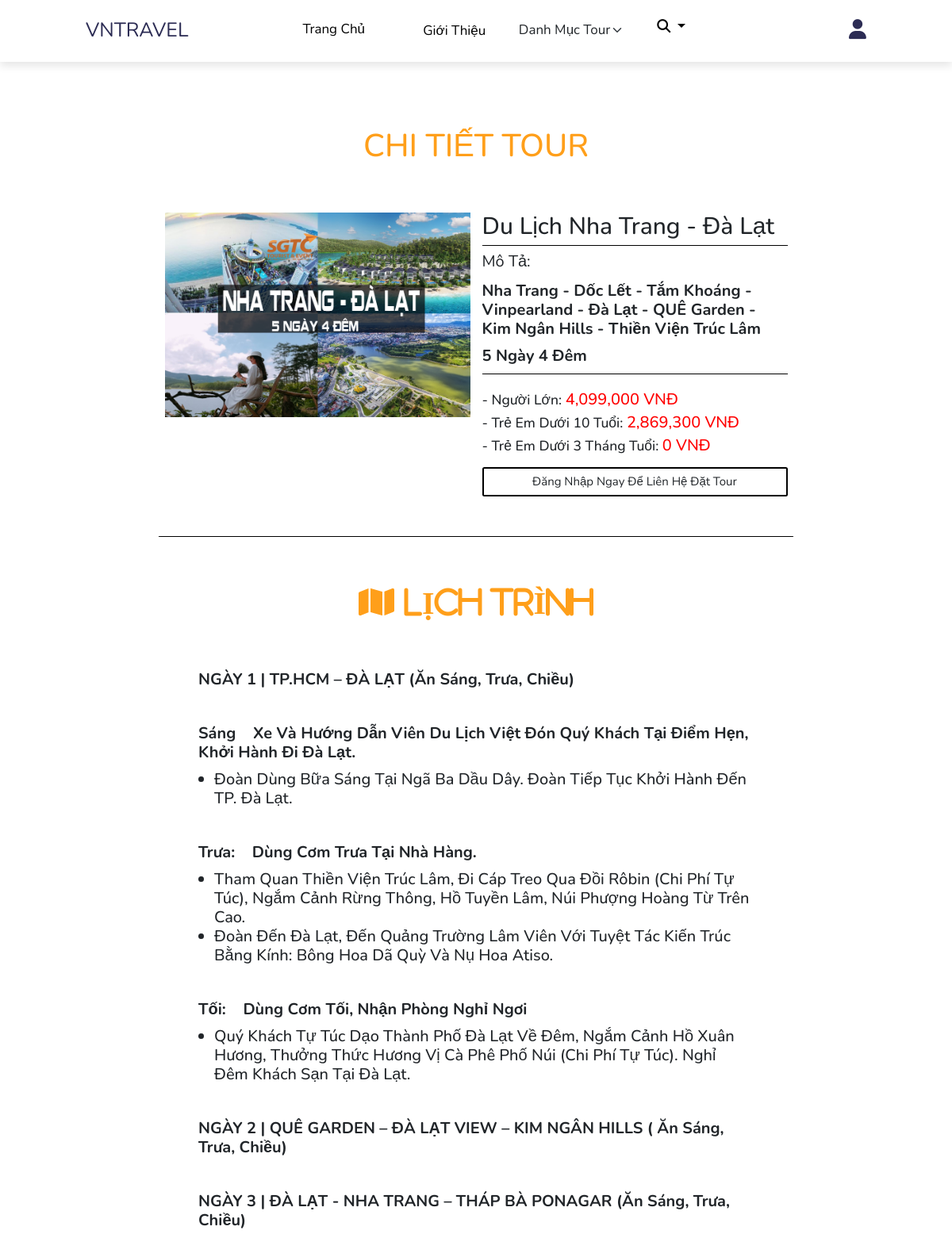
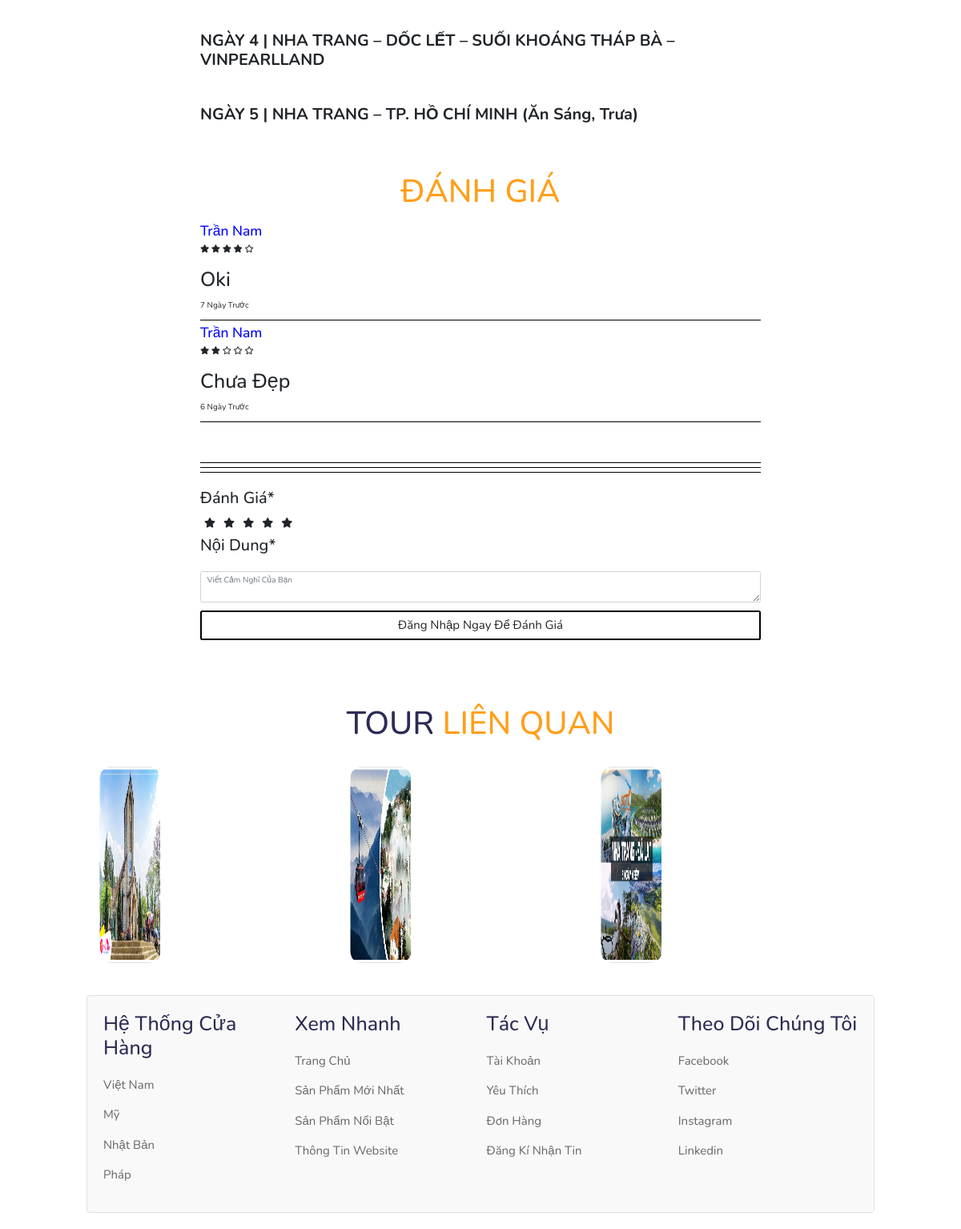
The page /detail?id=1 on the database its author committed (2 pictures, top to bottom).
### tables this page shows
CREATE TABLE `tour` (
  `id` int(11) NOT NULL,
  `ten` varchar(255) NOT NULL,
  `id_diachi` int(11) NOT NULL,
  `anh` varchar(255) NOT NULL,
  `id_danhmuc` int(11) NOT NULL,
  `ngay_di` date DEFAULT NULL,
  `ngay_den` date DEFAULT NULL,
  `noi_di` varchar(255) NOT NULL,
  `mo_ta` varchar(255) NOT NULL,
  `thong_tin` varchar(10000) NOT NULL,
  `gia` varchar(255) NOT NULL,
  `khuyen_mai` varchar(255) NOT NULL,
  `luot_xem` int(11) NOT NULL DEFAULT 0,
  `ngay_tao` date NOT NULL,
  `ngay_sua` date NOT NULL,
  `trang_thai` int(11) NOT NULL DEFAULT 1
);

CREATE TABLE `binh_luan` (
  `id` int(11) NOT NULL,
  `id_kh` int(11) NOT NULL,
  `id_tour` int(11) NOT NULL,
  `noi_dung` varchar(2000) NOT NULL,
  `danh_gia` int(11) NOT NULL,
  `ngay_tao` datetime NOT NULL,
  `trang_thai` int(11) NOT NULL DEFAULT 1
);

CREATE TABLE `khach_hang` (
  `id` int(11) NOT NULL,
  `ten` varchar(255) NOT NULL,
  `email` varchar(255) NOT NULL,
  `mat_khau` varchar(255) NOT NULL,
  `sdt` varchar(255) NOT NULL,
  `ngay_tao` varchar(255) NOT NULL,
  `trang_thai` int(11) NOT NULL DEFAULT 1
);

### commons/helper.php (called while the page is built, shortened)
<?php
function client_render($viewpath, $data = []){
    include_once "./views/client/layout.php";
}
?>

### business/client/clientpage.php (called while the page is built, shortened)
<?php
function client_detail()
{
    $tour_detail = getSelect_one("tour", "id", intval($_GET['id']));
    $comment = getSelect_cmt("binh_luan", "id_tour", intval($_GET['id']));
    $lq = selct_tour_lq(intval($tour_detail['id_danhmuc']));
    $category = getSelect("danh_muc", 0, 10);
    $address = getSelect('dia_chi', 0, 10);
    if( isset($_SESSION['user'])){
        $order = getSelect_by_id('don_hang','id_kh', $_SESSION['user']['id']);
        } else {
            $order = [];
    }
    client_render('detail.php', [
        "tour_detail" => $tour_detail,
        "comment" => $comment,
        "category" => $category,
        "address" => $address,
        "lq" => $lq,
        "order" => $order,
    ]);
}
?>

### dao/connect_DB.php (called while the page is built, shortened)
<?php
function getConnection(){
    $dbHost = "mysql:host=localhost;dbname=du_an";
    $dbName = 'root';
    $dbPass ='';
    $connection = new PDO($dbHost, $dbName, $dbPass);
    $connection->exec("set names utf8");
    return $connection;
}
function query($sql){
    try {
        $conn = getConnection();
        $statement = $conn->prepare($sql);
        $statement->execute();
        return $statement->fetchAll(PDO::FETCH_ASSOC);
    } catch (PDOException $e) {
        echo "Lỗi: " . $e->getMessage();
    } finally {
        unset($conn);
    }
}
function query_one($sql){
    $args = array_slice(func_get_args(), 1);
    try {
        $conn = getConnection();
        $statement = $conn->prepare($sql);
        $statement->execute($args);
        return $statement->fetch(PDO::FETCH_ASSOC);
    } catch (PDOException $e) {
        echo "Lỗi: " . $e->getMessage();
    } finally {
        unset($conn);
    }
}
?>

### dao/functions.php (called while the page is built, shortened)
<?php
function getSelect_one($table, $value, $id){
    $sql = "SELECT * FROM $table where $value = ?";
    return query_one($sql, $id);
}
function selct_tour_lq($id_danhmucchon){
    $sql = " SELECT * FROM  tour where id_danhmuc = " .$id_danhmucchon. " order by ngay_tao desc limit 0,3";
    return query($sql);
}
function getSelect_cmt($table, $value, $id){
    $sql = "SELECT * FROM $table where $value = $id";
    return query($sql);
}
?>

### views/client/detail.php (the view, shortened to what this page needs)
<h1 class="heading" style="margin-bottom:50px"><span>Chi Tiết Tour</span> </h1>
<div class="row col-8" style="margin:auto">
    <div class="col-6"><img src="<?= IMAGE_URL . $tour_detail['anh'] ?>" alt="" width="100%"></div>
    <div class="col-6">
        <h1 style="font-size:30px"><?= $tour_detail['ten'] ?></h1>
        <h1 style="border-bottom:1px solid #000"></h1>
        <p style="font-size:20px">Mô tả:</p>
        <h2><?= $tour_detail['mo_ta'] ?></h2>
        <h1 style="border-bottom:1px solid #000"></h1>
        <br>
        <h3>- Người Lớn: <span style="font-size:20px; color:red"><?= number_format($tour_detail['gia']) ?> VNĐ</span></h3>
        <h3>- Trẻ em dưới 10 tuổi: <span style="font-size:20px; color:red"><?=number_format(floor((intval($tour_detail['gia']))*(70/100)))?> VNĐ</span></h3>
        <h3>- Trẻ em dưới 3 tháng tuổi: <span style="font-size:20px; color:red">0 VNĐ</span></h3>
        <?php
            if (!isset($_SESSION['user'])) {
            ?>
                <a href="<?=BASE_URL?>/login" class="btn" style="border: 2px solid #000;padding: 5px; font-size:15px">Đăng nhập ngay để liên hệ đặt tour</a>
            <?php
            } else {
            ?>
                <a href="tel:1234567890" class="btn" style="border: 2px solid #000;padding: 10px; font-size:20px">Liên Hệ Để Đặt Tour</a>
            <?php
            }
            ?>
    </div>
</div>
<div class="col-8" style="margin: 50px auto;">
    <h1 style="border-bottom:1px solid #000"></h1>
</div>
<div class="col-7" style="margin:auto">
<h1 class="heading" style="margin-bottom:50px"><span class="fas fa-map"> Lịch Trình</span> </h1>
    <h2><?= $tour_detail['thong_tin'] ?></h2>
</div>
<div class="col-7" style="margin:auto">
    <h1 class="heading" style="margin-top:50px"><span>Đánh Giá</span> </h1>
    <div style="margin-bottom: 50px;">
        <?php
        if (empty($comment)) {
            echo "<h2 style='text-align: center; color:red'>Chưa có đánh giá !</h2>";
        } else {
            foreach ($comment as $cmt) {
                if(intval($cmt['trang_thai']) == 1){
                $user = getSelect_one('khach_hang', 'id', $cmt['id_kh']);
        ?>
                <h3 style="color:blue" ><?= $user['ten'] ?></h3>
                <div class="stars">
                    <?php
                    for ($i = 0; $i < intval($cmt['danh_gia']); $i++) {
                    ?>
                        <i class="fas fa-star"></i>
                    <?php
                    }
                    for ($j = 0; $j < (5 - intval($cmt['danh_gia'])); $j++) {
                    ?>
                        <i class="far fa-star"></i>
                    <?php
                    }
                    ?>
                    <br>
                    <br>
                    <h4 style="font-size:25px" class="nd"><?= $cmt['noi_dung'] ?></h4>
                    <p>
                        <?php
                        if (strtotime(date('Y-m-d H:i:s')) - strtotime($cmt['ngay_tao']) < 60) {
                            echo (strtotime(date('Y-m-d H:i:s')) - strtotime($cmt['ngay_tao'])) . " Giây trước";
                        } else if ((strtotime(date('Y-m-d H:i:s')) - strtotime($cmt['ngay_tao'])) < 3600) {
                            echo floor((strtotime(date('Y-m-d H:i:s')) - strtotime($cmt['ngay_tao'])) / 60) . " Phút trước";
                        } else if ((strtotime(date('Y-m-d H:i:s')) - strtotime($cmt['ngay_tao'])) < 86400) {
                            echo floor((strtotime(date('Y-m-d H:i:s')) - strtotime($cmt['ngay_tao'])) / 3600) . " Giờ trước";
                        } else if ((strtotime(date('Y-m-d H:i:s')) - strtotime($cmt['ngay_tao'])) < 2592000) {
                            echo floor((strtotime(date('Y-m-d H:i:s')) - strtotime($cmt['ngay_tao'])) / 86400) . " Ngày trước";
                        } else {
                            echo floor((strtotime(date('Y-m-d H:i:s')) - strtotime($cmt['ngay_tao'])) / 2592000) . " Tháng trước";
                        }
                        ?>
                    </p>
                </div>
                <h1 style="border-bottom:1px solid #000"></h1>
        <?php
                }
            }
        }
        ?>
    </div>
    <h1 class="col-12" style="border-bottom:1px solid #000"></h1>
    <h1 class="col-12" style="border-bottom:1px solid #000"></h1>
    <h1 class="col-12" class="col-10" style="border-bottom:1px solid #000"></h1>
    <div class="col-12" id="comment">
        <form action="save-comment" method="POST">
            <h2>Đánh giá*</h2>
            <div id="rating">
                <label class="full" for="star5" title="Tuyệt vời quá"></label>
                <label class="full" for="star4" title="Rất tốt"></label>
                <label class="full" for="star3" title="Bình thường"></label>
                <label class="full" for="star2" title="Tạm được"></label>
                <label class="full" for="star1" title="Không thích"></label>
            </div>
            <br><br>
            <h2>Nội dung*</h2><br>
            <div class="form-group">
                <textarea name="noi_dung" id="noi_dung" placeholder="Viết cảm nghĩ của bạn" class="form-control"></textarea>
            </div>
            <?php
            if (!isset($_SESSION['user'])) {
            ?>
                <a href="<?=BASE_URL?>/login" class="btn" style="border: 2px solid #000;padding: 5px; font-size:15px">Đăng nhập ngay để đánh giá</a>
            <?php
            } else {
            ?>
                <button class="btn" style="border: 2px solid #000;padding: 10px">Gửi Đánh Giá</button>
            <?php
            }
            ?>
        </form>
    </div>
</div>
<section class="products " id="products">
    <h1 class="heading"> Tour <span>Liên Quan</span> </h1>
    <div class="container" id="lq1">
        <div class="row container">
        <?php
        if (empty($lq)) {
        } else {
            foreach ($lq as $values) {
                if ($values['trang_thai'] == 1) {
        ?>
            <div class="row row-cols-1 row-cols-sm-2 row-cols-md-4 col" id="lq">
                <div class="col" style="padding: 0px;" id="so1">
                    <a href="<?= BASE_URL ?>/detail?id=<?= $values['id'] ?>">
                        <div class="img row rounded float-end col" id="loww">
                            <img src="<?= IMAGE_URL . $values['anh'] ?>" class="img-thumbnail">
                        </div>
                    </a>
                </div>
            </div>
            <?php
                }
            }
        }
        ?>
        </div>
    </div>
</section>

### css/user.css (style rules this page uses)
:root { --black: #2c2c54; --orange: #ff9f1a; }
* { font-family: 'Nunito', sans-serif; margin: 0; padding: 0; box-sizing: border-box; outline: none; border: none; text-decoration: none; text-transform: capitalize; transition: all .2s linear; }
html { font-size: 62.5%; overflow-x: hidden; scroll-padding-top: 6rem; scroll-behavior: smooth; }
section { padding: 2rem 9%; }
.heading { text-align: center; text-transform: uppercase; font-size: 4rem; color: var(--black); padding: 1rem; }
.heading span { text-transform: uppercase; color: var(--orange); }
.btn { display: inline-block; margin-top: 1rem; border-radius: .5rem; border: .2rem solid var(--black); font-weight: bolder; font-size: 1.7rem; color: var(--black); cursor: pointer; background: #fff; padding: .8rem 3rem }

### css/tour.css (style rules this page uses)
.container { margin-top: 20px; }
#so1 { position: relative; overflow: hidden; border-radius: 15px; }
#so1 .img img { border-radius: 15px; max-width: 100%; }
@media screen and (max-width:1200px) { #so1 .img img { border-radius: 15px; max-width: 100%; } }

### css/login.css (style rules this page uses)
*, *::after, *::before { box-sizing: border-box; }
body { margin: 0; padding: 0; font-size: 1rem; font-family: sans-serif; text-align: left; line-height: 1.55; color: #555; background-color: #f2f2f2; }
a { text-decoration: none; color: #2e97bd; }
.form-control { width: 100%; padding: 1rem; border-radius: .4rem; border: 1px solid #2e97bd; outline: 0; }
.form-control::placeholder { color: rgb(179, 179, 179) }
.btn { width: 100%; padding: 1rem; border-radius: .4rem; border: 1px solid #ddd; cursor: pointer; display: inline-block; }

### views/client/layout.php (style rules this page uses)
a { text-decoration: none; }

### views/client/detail.php (style rules this page uses)
div, label { margin: 0; padding: 0; }
#rating { border: none; float: left; }
#rating>label:before { margin: 5px; font-size: 1.25em; font-family: FontAwesome; display: inline-block; content: "\f005"; }
#rating>label { float: right; }
#so1>a { color: white; padding-top: 20px; }
#loww>img { height: 245px; }

### rows shown on the page
tour: anh (picture), ten "Du Lịch Nha Trang - Đà Lạt", mo_ta "Nha Trang - Dốc Lết - Tắm Khoáng - Vinpearland - Đà Lạt - QUÊ Garden - Kim Ngân Hills - Thiền Viện Trúc Lâm 5 Ngày 4 Đêm", gia "4,099,000", floor((intval($tour_detail['gia']))*(70/100)) "2,869,300", thong_tin "NGÀY 1 | TP.HCM – ĐÀ LẠT (Ăn Sáng, Trưa, Chiều) Sáng Xe Và Hướng Dẫn Viên Du Lịch Việt Đón Quý Khách Tại Điểm Hẹn, Khởi Hành Đi Đà Lạt. Đoàn Dùng Bữa Sáng Tại Ngã Ba Dầu Dây. Đoàn Tiếp Tục Khởi Hành Đến TP. Đà Lạt. Trưa: Dùng Cơm Trưa Tại Nhà Hàng. Tham Quan Thiền Viện Trúc Lâm, Đi Cáp Treo Qua Đồi Rôbin (Chi Phí Tự Túc), Ngắm Cảnh Rừng Thông, Hồ Tuyền Lâm, Núi Phượng Hoàng Từ Trên Cao. Đoàn Đến Đà Lạt, Đến Quảng Trường Lâm Viên Với Tuyệt Tác Kiến Trúc Bằng Kính: Bông Hoa Dã Quỳ Và Nụ Hoa Atiso. Tối: Dùng Cơm Tối, Nhận Phòng Nghỉ Ngơi Quý Khách Tự Túc Dạo Thành Phố Đà Lạt Về Đêm, Ngắm Cảnh Hồ Xuân Hương, Thưởng Thức Hương Vị Cà Phê Phố Núi (Chi Phí Tự Túc). Nghỉ Đêm Khách Sạn Tại Đà Lạt.…"
binh_luan: id_kh.ten "Trần Nam", trang_thai 1 (drawn), noi_dung "Oki"
binh_luan: id_kh.ten "Trần Nam", trang_thai 1 (drawn), noi_dung "Chưa Đẹp"
tour: anh (picture)
tour: anh (picture)
